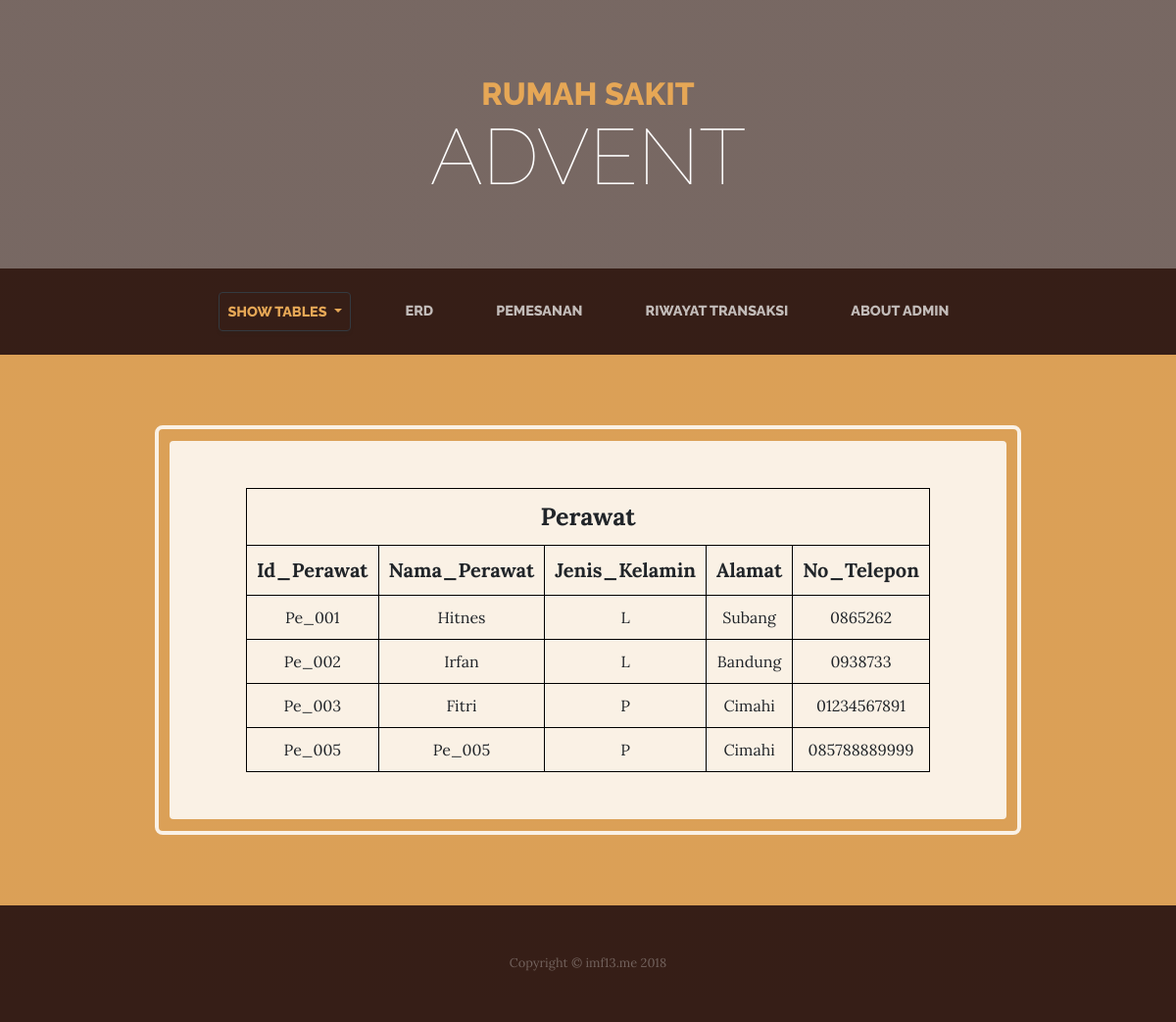
The page /Rs_Advent_Controller/view_perawat on the database its author committed.
### tables this page shows
CREATE TABLE `perawat` (
  `Id_Perawat` char(10) NOT NULL,
  `Nama_Perawat` char(41) NOT NULL,
  `Jenis_Kelamin` char(2) NOT NULL,
  `Alamat` char(61) NOT NULL,
  `No_Telepon` char(15) NOT NULL
);

### application/controllers/Rs_Advent_Controller.php (called while the page is built, shortened)
<?php
class Rs_Advent_Controller extends CI_Controller
{
    public function view_perawat()
    {
      $this->load->model('Model_Rs_Advent/M_Perawat');
      $data['Perawat'] = $this->M_Perawat->get_record();
      $this->load->view('View_Rs_Advent/V_Perawat.php', $data);
    }
}
 ?>

### index.php (called while the page is built, shortened)
<?php
require_once BASEPATH.'core/CodeIgniter.php';

### application/models/Model_Rs_Advent/M_Perawat.php (called while the page is built, shortened)
<?php
class M_Perawat extends CI_Model
{
  function get_record()
  {
    $query = $this->db->get('perawat');
    return $query->result();
  }
}
?>

### application/views/View_Rs_Advent/V_Perawat.php (the view, shortened to what this page needs)
<!DOCTYPE html>
<html lang="en">
  <head>
    <link href="<?php echo base_url('Coffe/aset/bootstrap/css/bootstrap.min.css');?>" rel="stylesheet">
    <link href="<?php echo base_url('Coffe/css/business-casual.min.css');?>" rel="stylesheet">
  </head>
  <body>
    <h1 class="site-heading text-center text-white d-none d-lg-block">
      <span class="site-heading-upper text-primary mb-3">Rumah Sakit</span>
      <span class="site-heading-lower">Advent</span>
    </h1>
    <?php
      include 'Navigasi.php';
    ?>
    <section class="pages-section cta">
      <div class="container-fluid">
        <div class="row">
          <div class="col-xl-9 mx-auto" style="">
            <div class="gta-inner">
            <div class="cta-inner text-center rounded">
              <table cellpadding="10px" border="1px" cellspacing="0" bordercolor="black" align="center">
                <tr>
                  <td colspan="6" align="center"style="font-size: 25px;"><b>Perawat</b></td>
                </tr>
                <tr style="font-size: 20px">
                  <td><b>Id_Perawat</b></td>
                  <td><b>Nama_Perawat</b></td>
                  <td><b>Jenis_Kelamin</b></td>
                  <td><b>Alamat</b></td>
                  <td><b>No_Telepon</b> </td>
                </tr>
              <?php
                  foreach ($Perawat as $column)
                {
              ?>
                <tr>
                  <td><?php echo $column->Id_Perawat; ?></td>
                  <td><?php echo $column->Nama_Perawat; ?></td>
                  <td><?php echo $column->Jenis_Kelamin; ?></td>
                  <td><?php echo $column->Alamat; ?></td>
                  <td><?php echo $column->No_Telepon; ?></td>
                </tr>
              <?php } ?>
            </table>
            </div>
            </div>
          </div>
        </div>
      </div>
    </section>
    <footer class="footer text-faded text-center py-5">
      <div class="container">
        <p class="m-0 small">Copyright &copy; imf13.me 2018</p>
      </div>
    </footer>
  </body>
</html>

### rows shown on the page
perawat: Id_Perawat "Pe_001", Nama_Perawat "Hitnes", Jenis_Kelamin "L", Alamat "Subang", No_Telepon "0865262"
perawat: Id_Perawat "Pe_002", Nama_Perawat "Irfan", Jenis_Kelamin "L", Alamat "Bandung", No_Telepon "0938733"
perawat: Id_Perawat "Pe_003", Nama_Perawat "Fitri", Jenis_Kelamin "P", Alamat "Cimahi", No_Telepon "01234567891"
perawat: Id_Perawat "Pe_005", Nama_Perawat "Pe_005", Jenis_Kelamin "P", Alamat "Cimahi", No_Telepon "085788889999"
